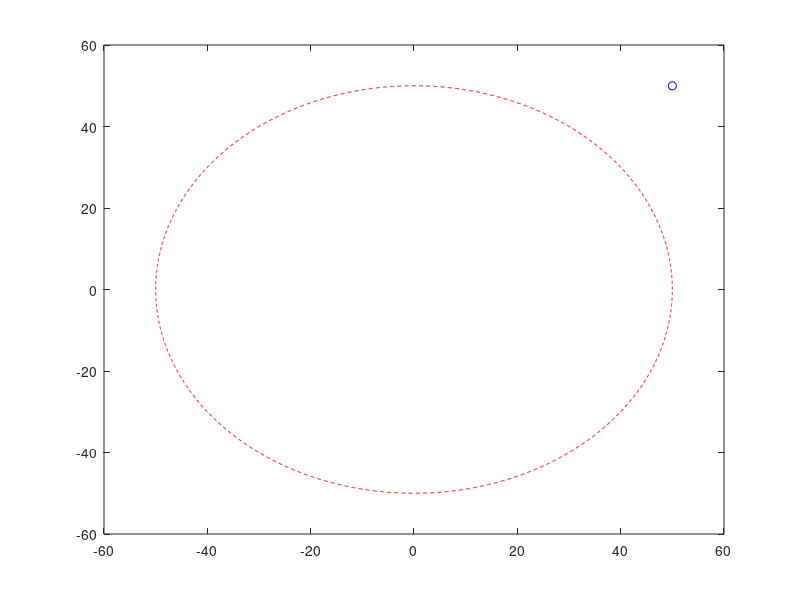

Write MATLAB code to recreate this figure. (Note: this script raises an error after producing the figure.)
%
% General parameters
%
r = 50;
dt = 0.1;
T = 20; % period of circular motion
t = 0:dt:T; % simulation duration
mPos = zeros(2, size(t,2));
mPos(:,1) = [r; 0]; % initial position of circular orbit object 
ePos = zeros(2, size(t,2));
ePos(:,1) = [r; 0]; % initial position of elliptic orbit object

%
% Circular orbit track
%
theta = 0:0.1:360;
x = r * cos(theta*pi/180);
y = r * sin(theta*pi/180);

%
% Elliptic orbit track
%
a = 8; % semimajor axis
b = 3; % semiminor axis
c = sqrt(a^2 - b^2); % focal
e = sqrt(1 - b^2/a^2); % eccentricity
l = a*(1 - e^2); % latus rectum
r1 = l ./ (1 + e*cos(theta*pi/180));
x1 = r1 .* cos(theta*pi/180) + c; % puts the ellipse at the center
y1 = r1 .* sin(theta*pi/180);

% Simulation data of circual orbit 
for i = 2:length(t)   
    mPos(:, i) = r*[cos(2*pi*t(i)/T); sin(2*pi*t(i)/T)];
end

% Simulation data of elliptical orbit
for i = 2:length(t)
    ePos(:, i) = (l./(1 + e*cos(2*pi*t(i)/T))).*[cos(2*pi*t(i)/T); sin(2*pi*t(i)/T)];
end

%plot circular orbit simulation
axis equal;
figure(1)
h1 = plot(mPos(1, 1), mPos(1, 2), 'ob');hold on;
plot(x, y, '--r');
plot(0, 0, 'Or');
for i = 1:length(mPos)
   axis equal;
   set(h1, 'XData', mPos(1,i), 'YData', mPos(2,i)); 
   pause(0.05);
   xlim([-60 60]);
   ylim([-60 60]);
end

%plot ellipse orbit simulation
axis equal;
figure(2)
h2 = plot(ePos(1, 1), ePos(1, 2), 'ob');hold on;
plot(x1,y1,'--r');
plot(-c,0, 'Or');
for i = 1:length(ePos)
    axis equal;
    set(h2, 'XData', ePos(1,i)+c, 'Ydata', ePos(2,i));
    pause(0.05);
    xlim([-10 10]);
    ylim([-6 6]);
end

%
% Created by : Dimas Widyasastrena @2022
%

